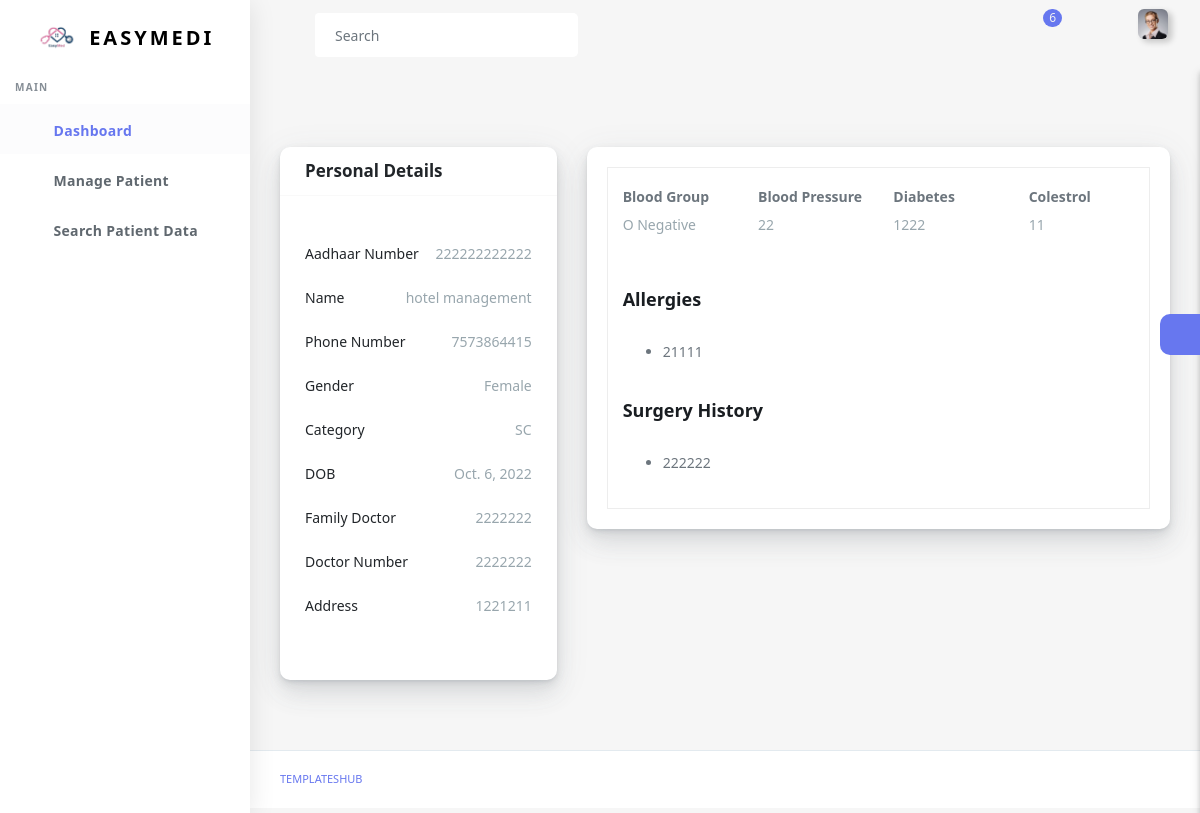
/personaldata/222222222222/, run on the app's committed database.
### HospitalApp/models/PatientModel.py (models this page shows, shortened)
class tbl_patient_information(models.Model):
    AadhaarId = models.IntegerField(primary_key= True)
    name = models.CharField(max_length=100)
    number = models.CharField(max_length=15)
    dob = models.DateField()
    gender = models.CharField(max_length=15)
    category = models.CharField(max_length=15)
    address = models.CharField(max_length=253)
    bloodgroup = models.CharField(max_length=50)
    bloodpressure = models.CharField(max_length=500)
    diabetes = models.CharField(max_length=500)
    colestrol = models.CharField(max_length=500)
    familydoctor_name = models.CharField(max_length=50)
    doctor_number = models.CharField(max_length=15)
    allergies = models.CharField(max_length=500)
    surgeryhistory = models.CharField(max_length=500)
    AddedBy= models.IntegerField()
    created_at = models.DateTimeField(auto_now_add=True)

### HospitalApp/views/patient_disease.py (the view)
# urls.py: path('personaldata/<int:pk>/',patient_disease.ViewPersonalData, name='ViewPersonalData'),
def ViewPersonalData(request,pk):
    patient_info_obj = tbl_patient_information.objects.filter(AadhaarId=pk).values()
    patient_disease = tbl_patient_disease.objects.filter(AadhaarId=pk).values().all()
    context = {
        'personaldata': patient_info_obj,
        'diseasedata': patient_disease
    }
    return render(request, 'dashboard/view-personal-data.html',context)

### templates/dashboard/view-personal-data.html (shortened to what this page needs)
{% extends './dash-base.html' %}
{% block content %}
<div class="main-content">
    <section class="section">
      <div class="section-body">
        <div class="row mt-sm-4">
          <div class="col-12 col-md-12 col-lg-4">
            {% for personal in personaldata %}
            <div class="card">
              <div class="card-header">
                <h4>Personal Details</h4>
              </div>
              <div class="card-body">
                <div class="py-4">
                  <p class="clearfix">
                    <span class="float-left">
                      Aadhaar Number
                    </span>
                    <span class="float-right text-muted">
                    {{personal.AadhaarId}}
                    </span>
                  </p>
                  <p class="clearfix">
                    <span class="float-left">
                      Name
                    </span>
                    <span class="float-right text-muted">
                    {{personal.name}}
                    </span>
                  </p>
                  <p class="clearfix">
                    <span class="float-left">
                      Phone Number
                    </span>
                    <span class="float-right text-muted">
                    {{personal.number}}
                    </span>
                  </p>
                  <p class="clearfix">
                    <span class="float-left">
                      Gender
                    </span>
                    <span class="float-right text-muted">
                    {{personal.gender}}
                    </span>
                  </p>
                  <p class="clearfix">
                    <span class="float-left">
                      Category
                    </span>
                    <span class="float-right text-muted">
                    {{personal.category}}
                    </span>
                  </p>
                  <p class="clearfix">
                    <span class="float-left">
                      DOB
                    </span>
                    <span class="float-right text-muted">
                    {{personal.dob}}
                    </span>
                  </p>
                  <p class="clearfix">
                    <span class="float-left">
                        Family Doctor
                    </span>
                    <span class="float-right text-muted">
                    {{personal.familydoctor_name}}
                    </span>
                  </p>
                  <p class="clearfix">
                    <span class="float-left">
                      Doctor Number
                    </span>
                    <span class="float-right text-muted">
                    {{personal.familydoctor_name}}
                    </span>
                  </p>
                  <p class="clearfix">
                    <span class="float-left">
                      Address
                    </span>
                    <span class="float-right text-muted">
                    {{personal.address}}
                    </span>
                  </p>
                </div>
              </div>
            </div>
          </div>
          <div class="col-12 col-md-12 col-lg-8">
            <div class="card">
              <div class="padding-20">
                <ul class="nav nav-tabs" id="myTab2" role="tablist">
                </ul>
                <div class="tab-content tab-bordered" id="myTab3Content">
                  <div class="tab-pane fade show active" id="about" role="tabpanel" aria-labelledby="home-tab2">
                    <div class="row">
                      <div class="col-md-3 col-6 b-r">
                        <strong>Blood Group</strong>
                        <br>
                        <p class="text-muted"> {{personal.bloodgroup}}</p>
                      </div>
                      <div class="col-md-3 col-6 b-r">
                        <strong>Blood Pressure</strong>
                        <br>
                        <p class="text-muted"> {{personal.bloodpressure}}</p>
                      </div>
                      <div class="col-md-3 col-6 b-r">
                        <strong>Diabetes</strong>
                        <br>
                        <p class="text-muted"> {{personal.diabetes}}</p>
                      </div>
                      <div class="col-md-3 col-6">
                        <strong>Colestrol</strong>
                        <br>
                        <p class="text-muted"> {{personal.colestrol}}</p>
                      </div>
                    </div>
                    <div class="section-title">Allergies</div>
                    <ul>
                      <li>{{personal.allergies}}</li>
                    </ul>
                    <div class="section-title">Surgery History</div>
                    <ul>
                      <li>{{personal.surgeryhistory}}</li>
                    </ul>
                  </div>
            {% endfor %}
                </div>
              </div>
            </div>
          </div>
        </div>
      </div>
    </section>
    <div class="settingSidebar">
      <a href="javascript:void(0)" class="settingPanelToggle"> <i class="fa fa-spin fa-cog"></i>
      </a>
    </div>
  </div>
{% endblock %}

### templates/dashboard/dash-base.html (shortened to what this page needs)
{% load static %}
<!doctype html>
<html lang="en">
<head>
    <link rel="stylesheet" href="{% static 'dashboard-assets/css/app.min.css' %}">
    <link rel="stylesheet" href="{% static 'dashboard-assets/bundles/bootstrap-daterangepicker/daterangepicker.css' %}">
    <link rel="stylesheet" href="{% static 'dashboard-assets/bundles/bootstrap-colorpicker/dist/css/bootstrap-colorpicker.min.css' %}">
    <link rel="stylesheet" href="{% static 'dashboard-assets/bundles/select2/dist/css/select2.min.css' %}">
    <link rel="stylesheet" href="{% static 'dashboard-assets/bundles/jquery-selectric/selectric.css' %}">
    <link rel="stylesheet" href="{% static 'dashboard-assets/bundles/bootstrap-timepicker/css/bootstrap-timepicker.min.css' %}">
    <link rel="stylesheet" href="{% static 'dashboard-assets/bundles/bootstrap-tagsinput/dist/bootstrap-tagsinput.css' %}">
    <link rel="stylesheet" href="{% static 'dashboard-assets/bundles/datatables/datatables.min.css' %}">
    <link rel="stylesheet" href="{% static 'dashboard-assets/bundles/datatables/DataTables-1.10.16/css/dataTables.bootstrap4.min.css' %}">
    <link rel="stylesheet" href="{% static 'dashboard-assets/bundles/bootstrap-social/bootstrap-social.css' %}">
    <link rel="stylesheet" href="{% static 'dashboard-assets/css/style.css' %}">
    <link rel="stylesheet" href="{% static 'dashboard-assets/css/components.css' %}">
    <link rel="stylesheet" href="{% static 'dashboard-assets/css/custom.css' %}">
</head>
<body>
    <div id="app">
      <div class="main-wrapper main-wrapper-1">
        <div class="navbar-bg"></div>
        <nav class="navbar navbar-expand-lg main-navbar sticky">
          <div class="form-inline mr-auto">
            <ul class="navbar-nav mr-3">
              <li><a href="#" data-toggle="sidebar" class="nav-link nav-link-lg
                                      collapse-btn"> </a></li>
              <li><a href="#" class="nav-link nav-link-lg fullscreen-btn">
                </a></li>
              <li>
                <form class="form-inline mr-auto">
                  <div class="search-element">
                    <input class="form-control" type="search" placeholder="Search" aria-label="Search" data-width="200">
                    <button class="btn" type="submit">
                      <i class="fas fa-search"></i>
                    </button>
                  </div>
                </form>
              </li>
            </ul>
          </div>
          <ul class="navbar-nav navbar-right">
            <li class="dropdown dropdown-list-toggle"><a href="#" data-toggle="dropdown"
                class="nav-link nav-link-lg message-toggle">
                <span class="badge headerBadge1">
                  6 </span> </a>
            </li>
            <li class="dropdown dropdown-list-toggle"><a href="#" data-toggle="dropdown"
                class="nav-link notification-toggle nav-link-lg"><i data-feather="bell" class="bell"></i>
              </a>
            </li>
            <li class="dropdown"><a href="#" data-toggle="dropdown"
                class="nav-link dropdown-toggle nav-link-lg nav-link-user"> <img alt="image" src="{% static 'dashboard-assets/img/user.png' %}"
                  class="user-img-radious-style"> </a>
            </li>
          </ul>
        </nav>
        <div class="main-sidebar sidebar-style-2">
          <aside id="sidebar-wrapper">
            <div class="sidebar-brand">
              <a href="index.html"> <img alt="image" src="{% static 'dashboard-assets/img/logo1.png' %}" class="header-logo" /> <span
                  class="logo-name">EasyMedi</span>
              </a>
            </div>
            <ul class="sidebar-menu">
              <li class="menu-header">Main</li>
              <li class="dropdown active">
                <a href="/dashboard" class="nav-link"><span>Dashboard</span></a>
              </li>
              <li class="dropdown">
                <a href="#" class="menu-toggle nav-link has-dropdown"><span>Manage Patient</span></a>
              </li>
              <li class="">
                <a href="/SearchPatient" class="nav-link"><span>Search Patient Data</span></a>
              </li>
            </ul>
          </aside>
        </div>
{% block content%}
{% endblock %}
        <footer class="main-footer">
          <div class="footer-left">
            <a href="templateshub.net">Templateshub</a></a>
          </div>
        </footer>
      </div>
    </div>
</body>
</html>

### data on the page
tbl_patient_information: AadhaarId "222222222222", name "hotel management", number "7573864415", gender "Female", category "SC", dob "Oct. 6, 2022", familydoctor_name "2222222", address "1221211", bloodgroup "O Negative", bloodpressure "22", diabetes "1222", colestrol "11", allergies "21111", surgeryhistory "222222"
